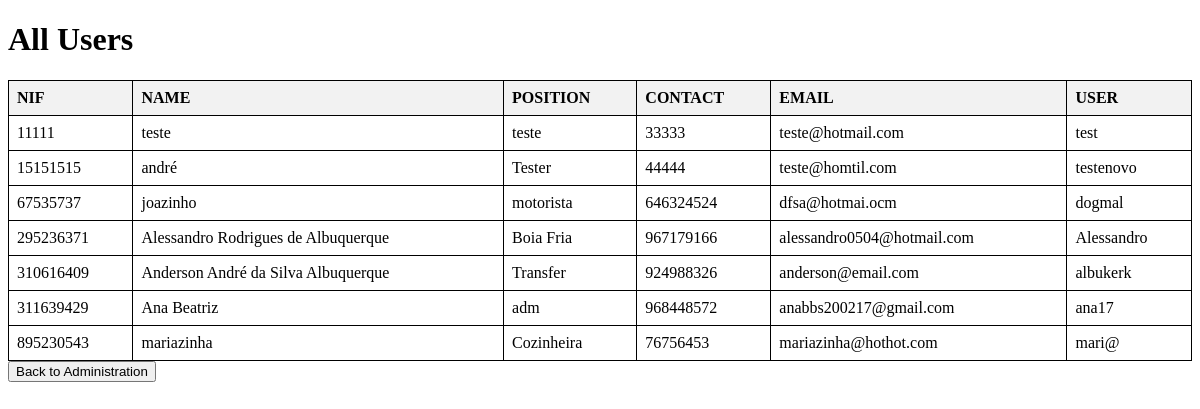
Before: /see-all-users (signed in) with the older database file.
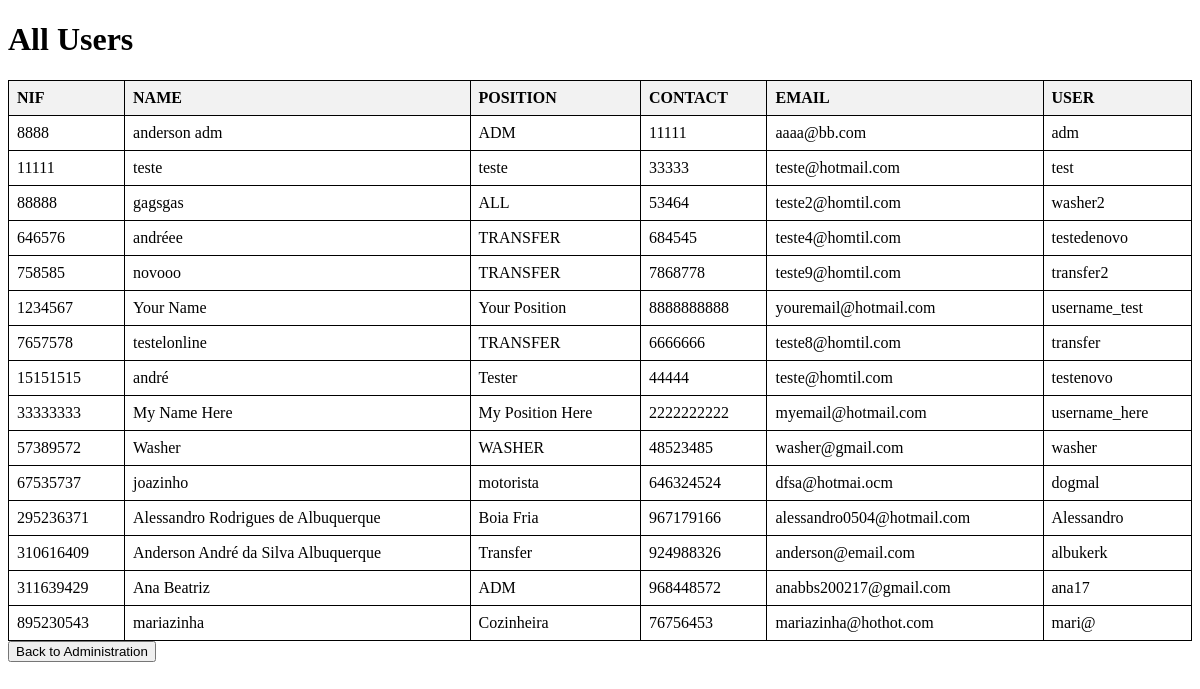
After: the same page with the newer database file.
### app/models/tables_db.py (models this page shows, shortened)
class User(database.Model, UserMixin):
    __tablename__ = "users"
    nif = database.Column(database.Integer, primary_key=True)
    name = database.Column(database.String, nullable=True)
    position = database.Column(database.String, nullable=True)
    contact = database.Column(database.Integer, nullable=True)
    email = database.Column(database.String, nullable=True, unique=True)
    user = database.Column(database.String, nullable=True, unique=True)
    password = database.Column(database.String, nullable=True)

### app/controllers/routes.py (the view)
@app.route('/see-all-users')
@login_required  # Verify if user is Login
def see_all_users():
    users = User.query.all()
    return render_template('all_users.html', users=users)

### app/__init__.py (called while the page is built)
@login_manager.user_loader
def load_user(user_nif):
    return User.query.get(int(user_nif))

### app/templates/all_users.html (shortened to what this page needs)
<!DOCTYPE html>
<html lang="en">
<head>
</head>
<body>
    <h1> All Users </h1>
    <table>
        <thead>
            <tr>
                <th>NIF</th>
                <th>NAME</th>
                <th>POSITION</th>
                <th>CONTACT</th>
                <th>EMAIL</th>
                <th>USER</th>
            </tr>
        </thead>
        <tbody>
            {% for user in users %}
            <tr>
                <td>{{ user.nif }}</td>
                <td>{{ user.name }}</td>
                <td>{{ user.position }}</td>
                <td>{{ user.contact }}</td>
                <td>{{ user.email }}</td>
                <td>{{ user.user }}</td>
            </tr>
            {% endfor %}
        </tbody>
    </table>
        <a href="{{ url_for('administration') }}">
            <button>
                Back to Administration
            </button>
        </a>
</body>
</html>

### app/templates/all_users.html (style rules this page uses)
table { border-collapse: collapse; width: 100%; }
th, td { border: 1px solid black; padding: 8px; text-align: left; }
th { background-color: #f2f2f2; }

Changed rows visible on the page:
added User: nif "8888", name "anderson adm", position "ADM", contact "11111", email "aaaa@bb.com", user "adm"
added User: nif "88888", name "gagsgas", position "ALL", contact "53464", email "teste2@homtil.com", user "washer2"
added User: nif "646576", name "andréee", position "TRANSFER", contact "684545", email "teste4@homtil.com", user "testedenovo"
added User: nif "758585", name "novooo", position "TRANSFER", contact "7868778", email "teste9@homtil.com", user "transfer2"
added User: nif "1234567", name "Your Name", position "Your Position", contact "8888888888", email "youremail@hotmail.com", user "username_test"
added User: nif "7657578", name "testelonline", position "TRANSFER", contact "6666666", email "teste8@homtil.com", user "transfer"
added User: nif "33333333", name "My Name Here", position "My Position Here", contact "2222222222", email "myemail@hotmail.com", user "username_here"
added User: nif "57389572", name "Washer", position "WASHER", contact "48523485", email "washer@gmail.com", user "washer"
changed User "Ana Beatriz": position "adm" → "ADM"
